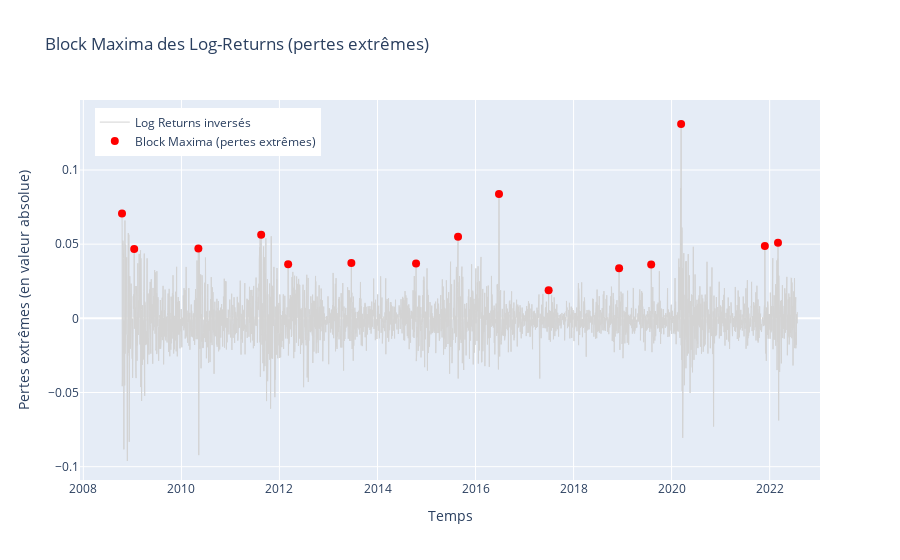

Write notebook code for a chart like this one.
### Code cell
import plotly.graph_objects as go
import pandas as pd

def plot_block_maxima(df, block_maxima):
    """
    Affiche un graphique des log-returns négatifs avec les block maxima.
    
    Args:
        df (pd.DataFrame): DataFrame contenant les log-returns.
        block_maxima (pd.Series): Série des maxima par bloc temporel.
    
    Returns:
        go.Figure: Un graphique Plotly.
    """
    fig = go.Figure()
    
    # Tracer la série des log-returns négatifs (en gris pour le contexte)
    fig.add_trace(go.Scatter(
        x=df.index, y=-df['log_returns'], mode='lines', name='Log Returns inversés', line=dict(color='lightgray', width=1)
    ))
    
    # Tracer les block maxima en points rouges
    fig.add_trace(go.Scatter(
        x=block_maxima.index, y=block_maxima, mode='markers', name='Block Maxima (pertes extrêmes)', marker=dict(color='red', size=8)
    ))
    
    # Ajouter titres et légendes
    fig.update_layout(
        title="Block Maxima des Log-Returns (pertes extrêmes)",
        xaxis_title="Temps",
        yaxis_title="Pertes extrêmes (en valeur absolue)",
        legend=dict(x=0.02, y=0.98),
        xaxis=dict(showgrid=True),  # Activer la grille pour l'axe X
        yaxis=dict(showgrid=True)   # Activer la grille pour l'axe Y
    )
    
    return fig

def main():
    # Charger les données
    df = pd.read_csv("fchi_data.csv", parse_dates=['Date'], index_col='Date')

    # Découpage en train/test
    df_train, df_test = split_train_test(df, "2008-10-15", "2022-07-26", "2022-07-27", "2024-06-11")
    
    # Calculer les maxima par bloc
    block_maxima = compute_block_maxima(df_train,"Y")

    print(block_maxima.head(5))
    
    # Créer le graphique avec la nouvelle fonction
    fig = plot_block_maxima(df_train, block_maxima)
    
    # Afficher le graphique avec plotly
    fig.show()

if __name__ == "__main__":
    main()

### Figure 1 — Plotly figure (JSON) as saved in the notebook; plotly's stock layout.template omitted (floating-point values rounded to 4 significant figures; data arrays with more than 128 entries replaced by an {"elided": "..."} marker saying what was removed)
{"data": [{"line": {"color": "lightgray", "width": 1}, "mode": "lines", "name": "Log Returns inversés", "type": "scatter", "x": {"elided": "3523 str values"}, "y": {"elided": "3523 float values"}}, {"marker": {"color": "red", "size": 8}, "mode": "markers", "name": "Block Maxima (pertes extrêmes)", "type": "scatter", "x": ["2008-10-15T00:00:00.000000000", "2009-01-14T00:00:00.000000000", "2010-05-07T00:00:00.000000000", "2011-08-18T00:00:00.000000000", "2012-03-06T00:00:00.000000000", "2013-06-20T00:00:00.000000000", "2014-10-15T00:00:00.000000000", "2015-08-24T00:00:00.000000000", "2016-06-24T00:00:00.000000000", "2017-06-29T00:00:00.000000000", "2018-12-06T00:00:00.000000000", "2019-08-02T00:00:00.000000000", "2020-03-12T00:00:00.000000000", "2021-11-26T00:00:00.000000000", "2022-03-04T00:00:00.000000000"], "y": [0.07063, 0.04669, 0.04707, 0.05635, 0.03649, 0.03726, 0.03701, 0.05493, 0.08384, 0.01894, 0.03371, 0.03635, 0.131, 0.04867, 0.05093]}], "layout": {"legend": {"x": 0.02, "y": 0.98}, "title": {"text": "Block Maxima des Log-Returns (pertes extrêmes)"}, "xaxis": {"showgrid": true, "title": {"text": "Temps"}}, "yaxis": {"showgrid": true, "title": {"text": "Pertes extrêmes (en valeur absolue)"}}}}
